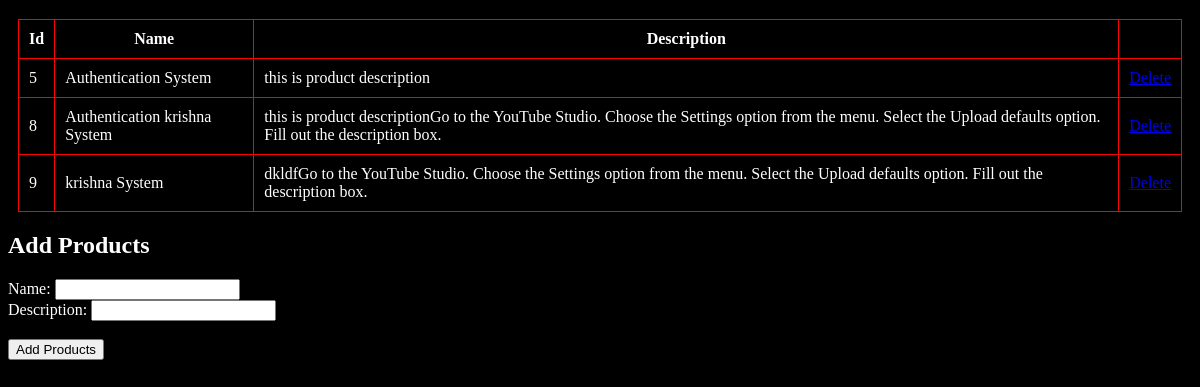
The app's page /product/ with its own data.
### my_app/models.py (models this page shows, shortened)
class Product(models.Model):
    name = models.CharField(max_length=255)
    description = models.CharField(max_length=255)

### my_app/views.py (the view, shortened to what this page needs)
# urls.py: path('product/', ProductView.as_view(), name='products'),
class ProductView(View):
    def get(self, request):
        form = ProductForm()
        products = Product.objects.all()
        context = {
            'form': form,
            'prodcuts': products
        }
        return render(request, 'my_app/productform.html', context)

### my_app/forms.py
class ProductForm(forms.ModelForm):
    class Meta:
        model  = Product
        fields = ('name', 'description')

### my_app/templates/my_app/productform.html (shortened to what this page needs)
{% extends 'my_app/base.html' %}
{% load static %}
{% block main_content %}
<table>
    <tr>
      <th>Id</th>
      <th>Name</th>
      <th>Description</th>
    </tr>
    {% for prod in prodcuts %}
        <tr>
        <td>{{prod.id}}</td>
        <td>{{prod.name}} </td>
        <td>{{prod.description}}</td>
        <td>
            <a href="{% url 'deleteproducts' prod.pk %}">Delete</a>
        </td>
        </tr>
    {% endfor %}
  </table>
<h2> Add Products</h2>
<form novalidate method="post">
    {% for field in form %}
        {{field.label_tag}}
        {{field}}
        <br>
    {% endfor %} <br>
    <input type='submit' value='Add Products'>
</form>
{% endblock main_content %}

### my_app/templates/my_app/base.html (shortened to what this page needs)
<!DOCTYPE html>
<html lang="en">
    {% load static %}
<head>
</head>
<body>
    {% block main_content %}
    {% endblock main_content %}
</body>
</html>

### my_app/templates/my_app/base.html (style rules this page uses)
body { background-color:black; color: white; }
table,th, tr, td { border: 1px solid red; margin: 10px; border-collapse: collapse; padding: 10px; }

### records on screen
Product: id "5", name "Authentication System", description "this is product description"
Product: id "8", name "Authentication krishna System", description "this is product descriptionGo to the YouTube Studio. Choose the Settings option from the menu. Select the Upload defaults option. Fill out the description box."
Product: id "9", name "krishna System", description "dkldfGo to the YouTube Studio. Choose the Settings option from the menu. Select the Upload defaults option. Fill out the description box."

### other values on screen
{{ field.label_tag }} "Name:" "Description:"
